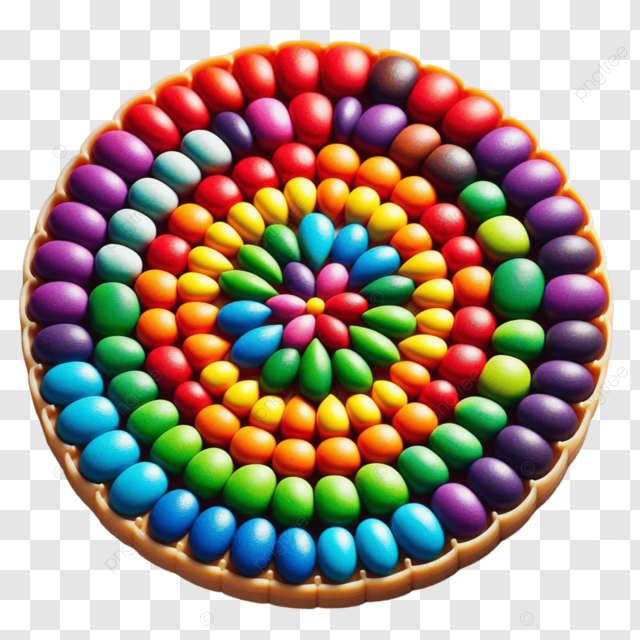
#> input picture smarties.png, 640 x 640 px, found by its file name
$ python opencv_python_object_detection.py
#> lines starting #> are read from the running program, lines starting #| are printed output that depends on the picture; after the words box and inside, x2 and y2 are one past the last pixel; in counts of white or black regions, pixels touching at a corner belong together
import cv2
import numpy as np
import os

def nothing(x):
    pass

# Create window
cv2.namedWindow("Tracking")

# Create trackbars for adjusting HSV values
cv2.createTrackbar("LH", "Tracking", 0, 255, nothing)
#> slider 'LH' is set to 51
cv2.createTrackbar("LS", "Tracking", 0, 255, nothing)
#> slider 'LS' is set to 51
cv2.createTrackbar("LV", "Tracking", 0, 255, nothing)
#> slider 'LV' is set to 51
cv2.createTrackbar("UH", "Tracking", 255, 255, nothing)
cv2.createTrackbar("US", "Tracking", 255, 255, nothing)
cv2.createTrackbar("UV", "Tracking", 255, 255, nothing)

while True:
    # Ensure that the path is correct. You can print the current working directory to verify.
    image_path = r"C:\Users\saranya\OneDrive\Documents\projects\object by color\smarties.png"  # Update this path if needed
    if not os.path.exists(image_path):
        print(f"Error: Image file {image_path} not found!")
        break

    # Read image
    image = cv2.imread(image_path)
#> image is the input picture: shape (640, 640, 3); mean B, G, R 138, 151.3, 169.1

    if image is None:
        print("Error: Image not found or unable to read.")
        break

    # Convert image to HSV
    hsv = cv2.cvtColor(image, cv2.COLOR_BGR2HSV)
#> hsv: shape (640, 640, 3); mean H, S, V 54, 114.7, 188.8

    # Get trackbar positions for lower and upper HSV values
    l_h = cv2.getTrackbarPos("LH", "Tracking")
    l_s = cv2.getTrackbarPos("LS", "Tracking")
    l_v = cv2.getTrackbarPos("LV", "Tracking")
    u_h = cv2.getTrackbarPos("UH", "Tracking")
    u_s = cv2.getTrackbarPos("US", "Tracking")
    u_v = cv2.getTrackbarPos("UV", "Tracking")

    # Define the lower and upper bounds of the HSV range
    l_b = np.array([l_h, l_s, l_v])
    u_b = np.array([u_h, u_s, u_v])

    # Apply the mask
    mask = cv2.inRange(hsv, l_b, u_b)
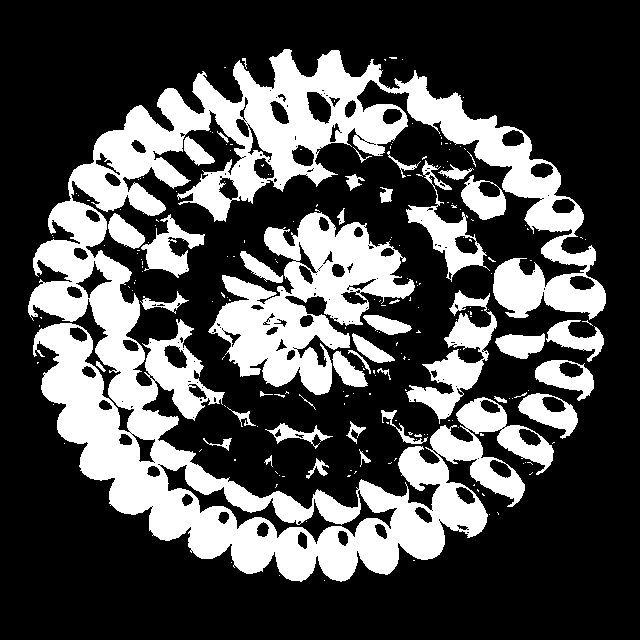
#> mask: shape (640, 640); 30.1% white; 217 white regions (175 under 20 px), largest, box (x1, y1, x2, y2) and area: (28, 49, 606, 582) 86630, (208, 212, 415, 395) 16462, (406, 290, 497, 424) 3868
    res = cv2.bitwise_and(image, image, mask=mask)
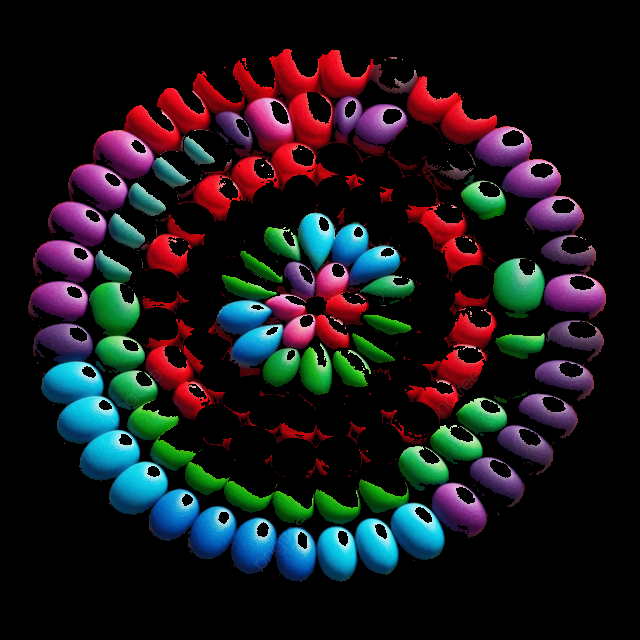
#> res: shape (640, 640, 3); mean B, G, R 27.3, 24.1, 27

    # Show the original image, mask, and result
    cv2.imshow("frame", image)
    cv2.imshow("mask", mask)
    cv2.imshow("res", res)

    # Wait for the 'Esc' key to exit
    key = cv2.waitKey(1)
#> (key Esc is pressed here)
    if key == 27:  # 27 is the ASCII value for the 'Esc' key
        break

# Close all windows after the loop ends
cv2.destroyAllWindows()
